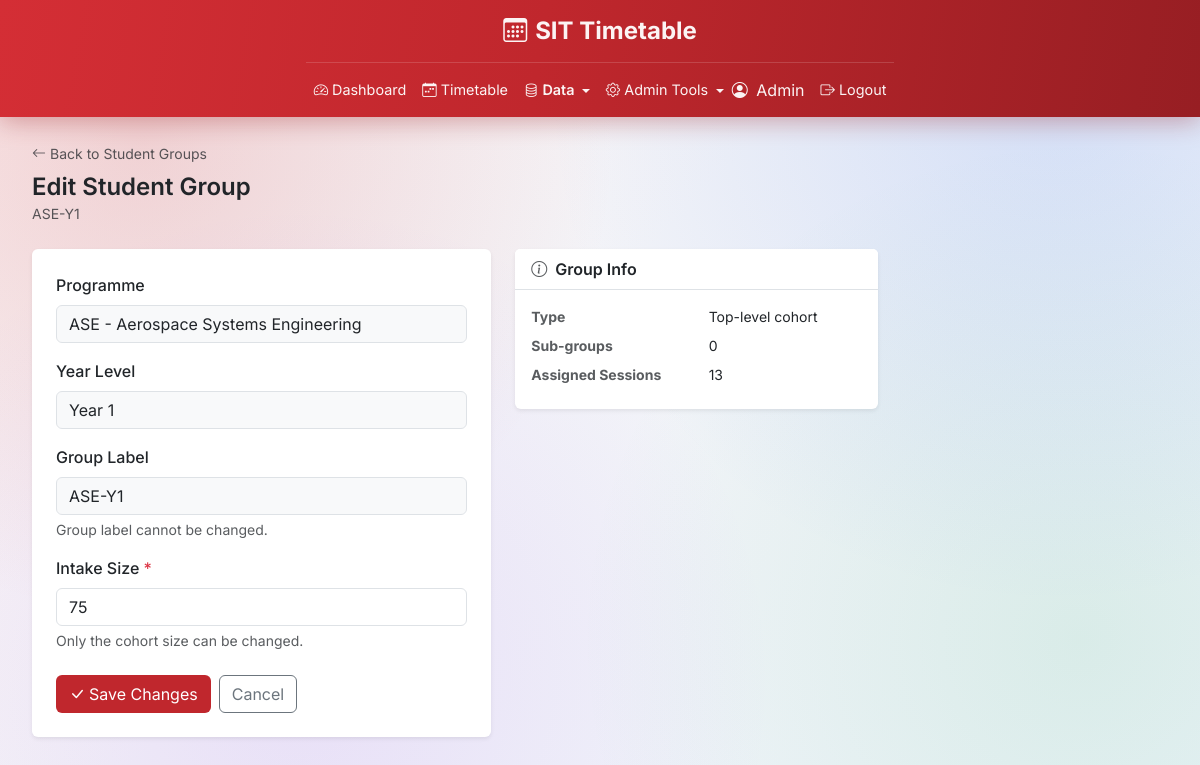
The app's page /admin/student-groups/8/edit (signed in) with its own data.
### app/models/user.py (models this page shows, shortened)
class User(UserMixin, db.Model):
    __tablename__ = 'users'
    id = db.Column(db.Integer, primary_key=True)
    name = db.Column(db.String(100), nullable=False)
    email = db.Column(db.String(120), unique=True, nullable=False)
    password_hash = db.Column(db.String(256), nullable=False)
    role = db.Column(db.Enum('admin', 'professor', 'student'), nullable=False)
    student_group_id = db.Column(
        db.Integer,
        db.ForeignKey('student_groups.id', ondelete='SET NULL'),
        nullable=True,
    )
    student_group = db.relationship('StudentGroup', foreign_keys=[student_group_id])

### app/models/student_group.py (models this page shows, shortened)
class StudentGroup(db.Model):
    __tablename__ = 'student_groups'
    id = db.Column(db.Integer, primary_key=True)
    programme_id = db.Column(db.Integer, db.ForeignKey('programmes.id'), nullable=False)
    year_level = db.Column(db.Integer, nullable=False)                          # 1, 2, or 3
    group_label = db.Column(db.String(20), nullable=False)                      # e.g. 'DSC-Y2' or 'DSC-Y2-A'
    intake_size = db.Column(db.Integer, nullable=False)                         # number of students in this group
    parent_id = db.Column(db.Integer, db.ForeignKey('student_groups.id'), nullable=True)  # NULL if top-level group
    programme = db.relationship('Programme', backref='student_groups')
    sub_groups = db.relationship('StudentGroup', backref=db.backref('parent', remote_side=[id]))

### app/models/programme.py (models this page shows, shortened)
class Programme(db.Model):
    __tablename__ = 'programmes'
    id = db.Column(db.Integer, primary_key=True)
    code = db.Column(db.String(20), unique=True, nullable=False)        # e.g. 'DSC'
    name = db.Column(db.String(100), nullable=False)                    # e.g. 'Digital Supply Chain'
    cluster = db.Column(db.String(100), nullable=False)                 # e.g. 'Engineering'

### app/routes/admin.py (the view, shortened to what this page needs)
@admin_bp.route('/student-groups/<int:group_id>/edit', methods=['GET', 'POST'])
@login_required
def student_group_edit(group_id):
    group = StudentGroup.query.get_or_404(group_id)
    programmes = Programme.query.order_by(Programme.code).all()
    return render_template('admin/student_group_edit.html', group=group)

### app/models/user.py (called while the page is built)
@login_manager.user_loader
def load_user(user_id):
    return User.query.get(int(user_id))

### app/routes/admin.py (called while the page is built)
@admin_bp.before_request
@login_required
def require_admin():
    if not current_user.is_authenticated:
        return redirect(url_for('auth.login'))
    if current_user.role != 'admin':
        abort(403)

### app/templates/admin/student_group_edit.html (shortened to what this page needs)
{% extends 'base.html' %}
{% block content %}
<div class="mb-4">
    <a href="{{ url_for('admin.student_groups') }}" class="text-decoration-none text-muted small">
        <i class="bi bi-arrow-left me-1"></i>Back to Student Groups
    </a>
    <h4 class="fw-semibold mt-2 mb-0">Edit Student Group</h4>
    <small class="text-muted">{{ group.group_label }}</small>
</div>
<div class="row">
    <div class="col-lg-5">
        <div class="card border-0 shadow-sm">
            <div class="card-body p-4">
                <form method="POST">
                    <div class="mb-3">
                        <label class="form-label fw-medium">Programme</label>
                        <input type="text" class="form-control bg-light"
                               value="{{ group.programme.code }} - {{ group.programme.name }}" disabled>
                    </div>
                    <div class="mb-3">
                        <label class="form-label fw-medium">Year Level</label>
                        <input type="text" class="form-control bg-light"
                               value="Year {{ group.year_level }}" disabled>
                    </div>
                    <div class="mb-3">
                        <label class="form-label fw-medium">Group Label</label>
                        <input type="text" class="form-control bg-light"
                               value="{{ group.group_label }}" disabled>
                        <div class="form-text">Group label cannot be changed.</div>
                    </div>
                    <div class="mb-4">
                        <label for="intake_size" class="form-label fw-medium">
                            Intake Size <span class="text-danger">*</span>
                        </label>
                        <input type="number" class="form-control" id="intake_size" name="intake_size"
                               value="{{ group.intake_size }}" min="1" required>
                        <div class="form-text">Only the cohort size can be changed.</div>
                    </div>
                    <div class="d-flex gap-2">
                        <button type="submit" class="btn text-white" style="background-color:#c0272d;">
                            <i class="bi bi-check-lg me-1"></i>Save Changes
                        </button>
                        <a href="{{ url_for('admin.student_groups') }}" class="btn btn-outline-secondary">Cancel</a>
                    </div>
                </form>
            </div>
        </div>
    </div>
    <div class="col-lg-4 mt-3 mt-lg-0">
        <div class="card border-0 shadow-sm">
            <div class="card-header bg-white border-bottom fw-semibold">
                <i class="bi bi-info-circle me-2 text-muted"></i>Group Info
            </div>
            <div class="card-body small">
                <dl class="row mb-0">
                    <dt class="col-6 text-muted">Type</dt>
                    <dd class="col-6">
                        {% if group.parent_id %}Sub-group{% else %}Top-level cohort{% endif %}
                    </dd>
                    <dt class="col-6 text-muted">Sub-groups</dt>
                    <dd class="col-6">{{ group.sub_groups | length }}</dd>
                    <dt class="col-6 text-muted">Assigned Sessions</dt>
                    <dd class="col-6">{{ group.class_sessions | length }}</dd>
                </dl>
            </div>
        </div>
    </div>
</div>
{% endblock %}

### app/templates/base.html (shortened to what this page needs)
<!DOCTYPE html>
<html lang="en">
<head>
    <link href="https://cdn.jsdelivr.net/npm/bootstrap@5.3.0/dist/css/bootstrap.min.css" rel="stylesheet">
    <link href="https://cdn.jsdelivr.net/npm/bootstrap-icons@1.10.5/font/bootstrap-icons.css" rel="stylesheet">
</head>
<body>
    <nav class="navbar navbar-expand-lg navbar-sit p-0">
        <div class="app-container">
            <div class="d-flex justify-content-center py-2 border-bottom" style="border-color: rgba(255,255,255,0.15) !important;">
                <a class="navbar-brand fw-bold fs-4 m-0 d-flex align-items-center" href="#">
                    <i class="bi bi-calendar3 me-2"></i>SIT Timetable
                </a>
            </div>
            <div class="d-flex align-items-center py-2">
            <div class="collapse navbar-collapse" id="navbarMain">
                <ul class="navbar-nav me-auto mb-2 mb-lg-0">
                    {% if current_user.is_authenticated %}
                        {% if current_user.role == 'admin' %}
                            {% set data_active = request.endpoint and (
                                request.endpoint.startswith('admin.course') or
                                request.endpoint.startswith('admin.professor') or
                                request.endpoint.startswith('admin.student') or
                                request.endpoint.startswith('admin.room')
                            ) %}
                            {% set tools_active = request.endpoint in ('admin.declarations', 'admin.timetable_flags',
                                'admin.data_import', 'admin.audit_log', 'admin.system_info', 'admin.constraint_settings')
                                or (request.endpoint and 'event' in request.endpoint) %}
                            <li class="nav-item">
                                <a class="nav-link {% if request.endpoint == 'admin.dashboard' %}active{% endif %}"
                                   href="{{ url_for('admin.dashboard') }}">
                                    <i class="bi bi-speedometer2 me-1"></i>Dashboard
                                </a>
                            </li>
                            <li class="nav-item">
                                <a class="nav-link {% if request.endpoint == 'admin.timetable' %}active{% endif %}"
                                   href="{{ url_for('admin.timetable') }}">
                                    <i class="bi bi-calendar-week me-1"></i>Timetable
                                </a>
                            </li>
                            <li class="nav-item dropdown">
                                <a class="nav-link dropdown-toggle {% if data_active %}active{% endif %}"
                                   href="#" role="button" data-bs-toggle="dropdown">
                                    <i class="bi bi-database me-1"></i>Data
                                </a>
                            </li>
                            <li class="nav-item dropdown">
                                <a class="nav-link dropdown-toggle {% if tools_active %}active{% endif %}"
                                   href="#" role="button" data-bs-toggle="dropdown" style="position: relative;">
                                    <i class="bi bi-gear me-1"></i>Admin Tools
                                </a>
                            </li>
                        {% endif %}
                    {% endif %}
                </ul>
                {% if current_user.is_authenticated %}
                <ul class="navbar-nav ms-auto align-items-center">
                    <li class="nav-item me-2">
                        <span class="navbar-text">
                            <i class="bi bi-person-circle me-1"></i>
                            {{ current_user.name }}
                        </span>
                    </li>
                    <li class="nav-item">
                        <form method="POST" action="{{ url_for('auth.logout') }}" class="m-0">
                            <button type="submit" class="nav-link btn btn-link border-0">
                                <i class="bi bi-box-arrow-right me-1"></i>Logout
                            </button>
                        </form>
                    </li>
                </ul>
                {% endif %}
            </div>
            </div>
        </div>
    </nav>
    <main class="app-container my-4">
        {% block content %}{% endblock %}
    </main>
</body>
</html>

### app/templates/base.html (style rules this page uses)
:root { --bs-body-font-family: 'Inter', -apple-system, BlinkMacSystemFont, 'Segoe UI', Roboto, Helvetica, Arial, sans-serif; --bs-font-sans-serif: 'Inter', -apple-system, BlinkMacSystemFont, 'Segoe UI', Roboto, Helvetica, Arial, sans-serif; }
.btn { white-space: nowrap; }
.navbar-sit { background: linear-gradient(100deg, #d42e35 0%, #c0272d 45%, #971e23 100%); box-shadow: 0 4px 24px rgba(150, 20, 25, 0.35); }
.navbar-sit .navbar-brand, .navbar-sit .nav-link, .navbar-sit .navbar-text { color: rgba(255, 255, 255, 0.95) !important; }
.navbar-sit .nav-link.active { font-weight: 600; }
.navbar-sit .nav-link { font-size: 0.9rem; padding-left: 0.7rem; padding-right: 0.7rem; }
.navbar-sit .dropdown-toggle::after { vertical-align: 0.15em; }
.app-container { max-width: 1600px; margin-left: auto; margin-right: auto; padding-left: 2rem; padding-right: 2rem; }
body { background: radial-gradient(circle at 12% 18%, rgba(192, 39, 45, 0.16) 0%, transparent 38%), radial-gradient(circle at 88% 12%, rgba(37, 99, 235, 0.14) 0%, transparent 40%), radial-gradient(circle at 25% 85%, rgba(147, 51, 234, 0.11) 0%, transparent 42%), radial-gradient(circle at 90% 80%, rgba(22, 163, 74, 0.10) 0%, transparent 40%), linear-gradient(135deg, #fdf2f2 0%, #f3f4f8 45%, #eef4fb 100%); background-attachment: fixed; min-height: 100vh; }

### records on screen
User: name "Admin"
StudentGroup: group_label "ASE-Y1", year_level "Year 1", intake_size "75"
Programme: programme.code "ASE - Aerospace Systems Engineering"

### other values on screen
{{ group.sub_groups | length }} "0"
{{ group.class_sessions | length }} "13"
